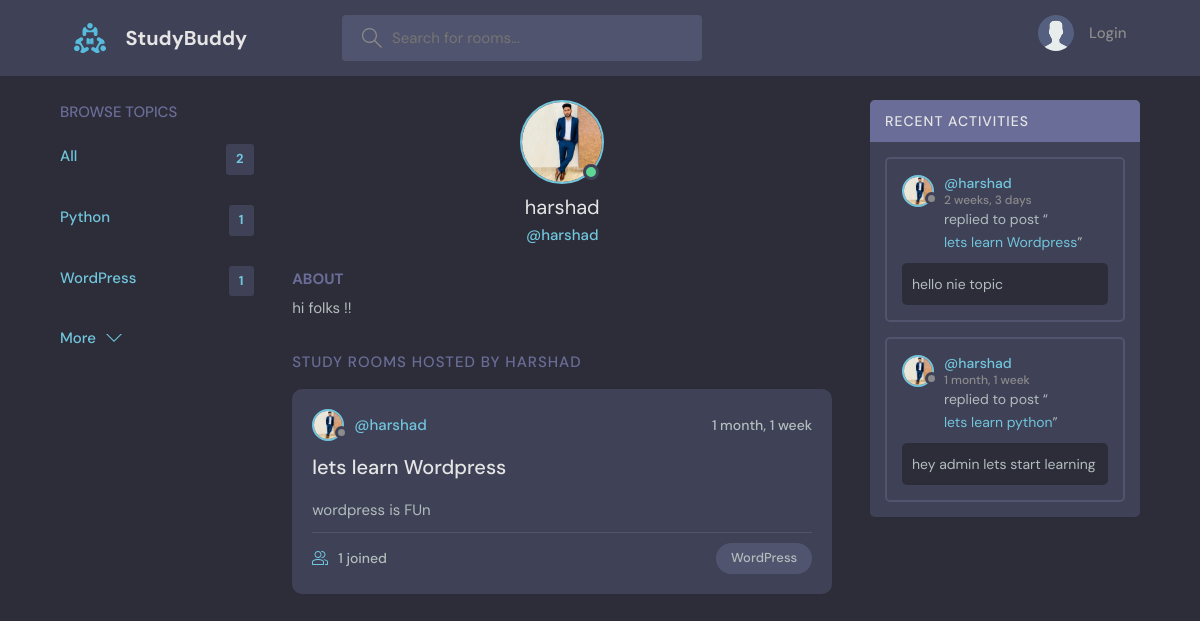
The app's page /profile/2/ with its own data.
### base/models.py (models this page shows, shortened)
class Topic(models.Model):
    name = models.CharField(max_length=200)

class User(AbstractUser):
    bio = models.TextField(null=True)
    avatar = models.ImageField(null=True,default="avatar.svg")

class Room(models.Model):
    host = models.ForeignKey(User,on_delete=models.SET_NULL,null=True)
    topic = models.ForeignKey(Topic,on_delete=models.SET_NULL,null=True)
    name = models.CharField(max_length=200)
    description = models.TextField(null=True,blank=True)
    participants = models.ManyToManyField(User,related_name="participants",blank=True)
    updated = models.DateTimeField(auto_now=True)
    created = models.DateTimeField(auto_now_add=True)
    def __str__(self) -> str:
        return self.name
    class Meta:
        ordering = ["-updated","-created"]

class Message(models.Model):
    user = models.ForeignKey(User,on_delete=models.CASCADE)
    room = models.ForeignKey(Room,on_delete=models.CASCADE)
    body = models.TextField()
    updated = models.DateTimeField(auto_now=True)
    created = models.DateTimeField(auto_now_add=True)
    class Meta:
        ordering = ["-updated","-created"]
    def __str__(self) -> str:
        return self.body[0:50]

### base/views.py (the view)
# urls.py: path('profile/<str:pk>/',views.userProfile,name="user_profile"),
def userProfile(request, pk):
    user = User.objects.get(id=pk)
    rooms = user.room_set.all()
    room_messages = user.message_set.all()
    topics = Topic.objects.all()
    context = {"user": user, "rooms": rooms, "room_messages": room_messages, "topics": topics}
    return render(request, "base/profile.html", context)

### base/templates/base/profile.html (shortened to what this page needs)
{% extends "main.html" %}
{% block content %}
  <main class="profile-page layout layout--3">
    <div class="container">
      {% include "base/topics_component.html" %}
      <div class="roomList">
        <div class="profile">
          <div class="profile__avatar">
            <div class="avatar avatar--large active">
              <img src="{{ user.avatar.url }}" />
            </div>
          </div>
          <div class="profile__info">
            <h3>{{ user.username }}</h3>
            <p>@{{ user.username }}</p>
          </div>
          <div class="profile__about">
            <h3>About</h3>
            <p>
              {{ user.bio }}
            </p>
          </div>
        </div>
        <div class="roomList__header">
          <div>
            <h2>Study Rooms Hosted by {{ user.username }}</a>
            </h2>
          </div>
        </div>
        {% include "base/feed_component.html" %}
      </div>
      {% include "base/activity_component.html" %}
    </div>
  </main>
{% endblock %}

### base/templates/base/topics_component.html
<div class="topics">
    <div class="topics__header">
      <h2>Browse Topics</h2>
    </div>
    <ul class="topics__list">
        <li>
            <a href="{% url 'home' %}" class="active">All <span>{{ topics.count }}</span></a>
        </li>
        {% for topic in topics %}
        <li>
            <a href="{% url 'home' %}?q={{topic.name}}" class="active">{{topic.name}} <span>{{ topic.room_set.all.count }}</span></a>
          </li>
        {% endfor %}
    </ul>
    <a class="btn btn--link" href="{% url 'topics' %}">
      More
      <svg version="1.1" xmlns="http://www.w3.org/2000/svg" width="32" height="32" viewBox="0 0 32 32">
        <title>chevron-down</title>
        <path d="M16 21l-13-13h-3l16 16 16-16h-3l-13 13z"></path>
      </svg>
    </a>
  </div>

### base/templates/base/feed_component.html (shortened to what this page needs)
{% for room in rooms %}
<div class="roomListRoom">
    <div class="roomListRoom__header">
      <a href="{% url 'user_profile' room.host.id %}" class="roomListRoom__author">
        <div class="avatar avatar--small">
          <img src="{{room.host.avatar.url}}" />
        </div>
        <span>@{{room.host.username}}</span>
      </a>
      <div class="roomListRoom__actions">
        <span>{{ room.created | timesince }}</span>
      </div>
    </div>
    <div class="roomListRoom__content">
      <a href="{% url 'room' room.id %}">{{room.name}}</a>
      <p>
        {{room.description}}
      </p>
    </div>
    <div class="roomListRoom__meta">
      <a href="{% url 'room' room.id %}" class="roomListRoom__joined">
        {{ room.participants.all.count }} joined
      </a>
      <p class="roomListRoom__topic">{{room.topic.name}}</p>
    </div>
  </div>
{% endfor %}

### base/templates/base/activity_component.html (shortened to what this page needs)
<div class="activities">
    <div class="activities__header">
      <h2>Recent Activities</h2>
    </div>
    {% for room_message in room_messages %}
    <div class="activities__box">
      <div class="activities__boxHeader roomListRoom__header">
        <a href="{% url 'user_profile' room_message.user.id %}" class="roomListRoom__author">
          <div class="avatar avatar--small">
            <img src="{{ room_message.user.avatar.url }}" />
          </div>
          <p>
            @{{ room_message.user }}
            <span>{{ room_message.created | timesince}}</span>
          </p>
        </a>
      </div>
      <div class="activities__boxContent">
        <p>replied to post “<a href="room.html">{{ room_message.room }}</a>”</p>
        <div class="activities__boxRoomContent">
            {{ room_message }}
        </div>
      </div>
    </div>
    {% endfor %}
  </div>

### records on screen
Topic: name "Python", room_set.all.count "1"
Topic: name "WordPress", room_set.all.count "1"
User: avatar (picture), username "harshad", bio "hi folks !!", username "HARSHAD"
Room: host.avatar (picture), host.username "harshad", created "1 month, 1 week", name "lets learn Wordpress", description "wordpress is FUn", participants.all.count "1", topic.name "WordPress"
Message: user.avatar (picture), user "harshad", created "2 weeks, 3 days", room "lets learn Wordpress", body "hello nie topic"
Message: user.avatar (picture), user "harshad", created "1 month, 1 week", room "lets learn python", body "hey admin lets start learning"

### other values on screen
{{ topics.count }} "2"
